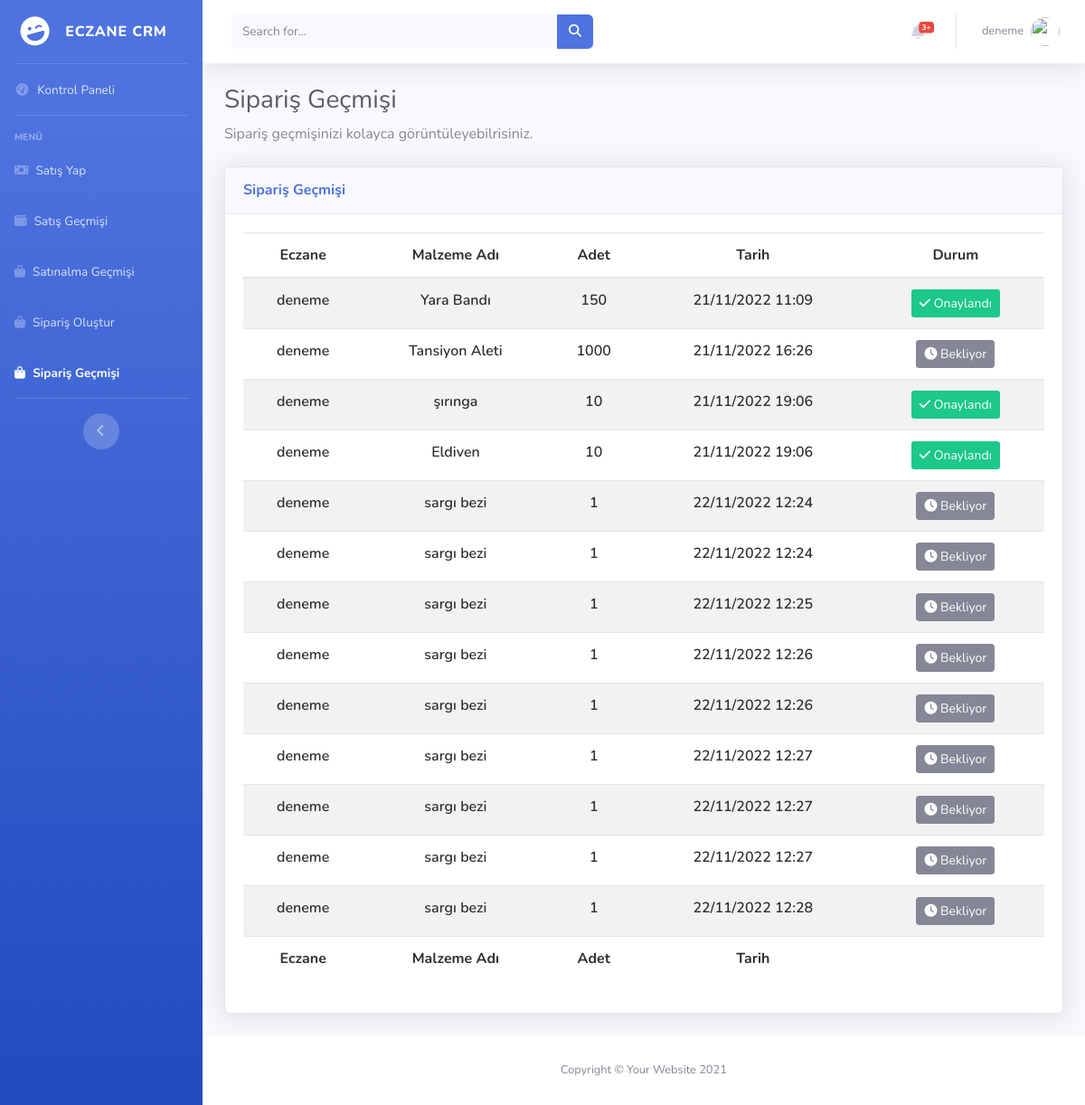
Page /order/history (signed in) on the earlier database version.
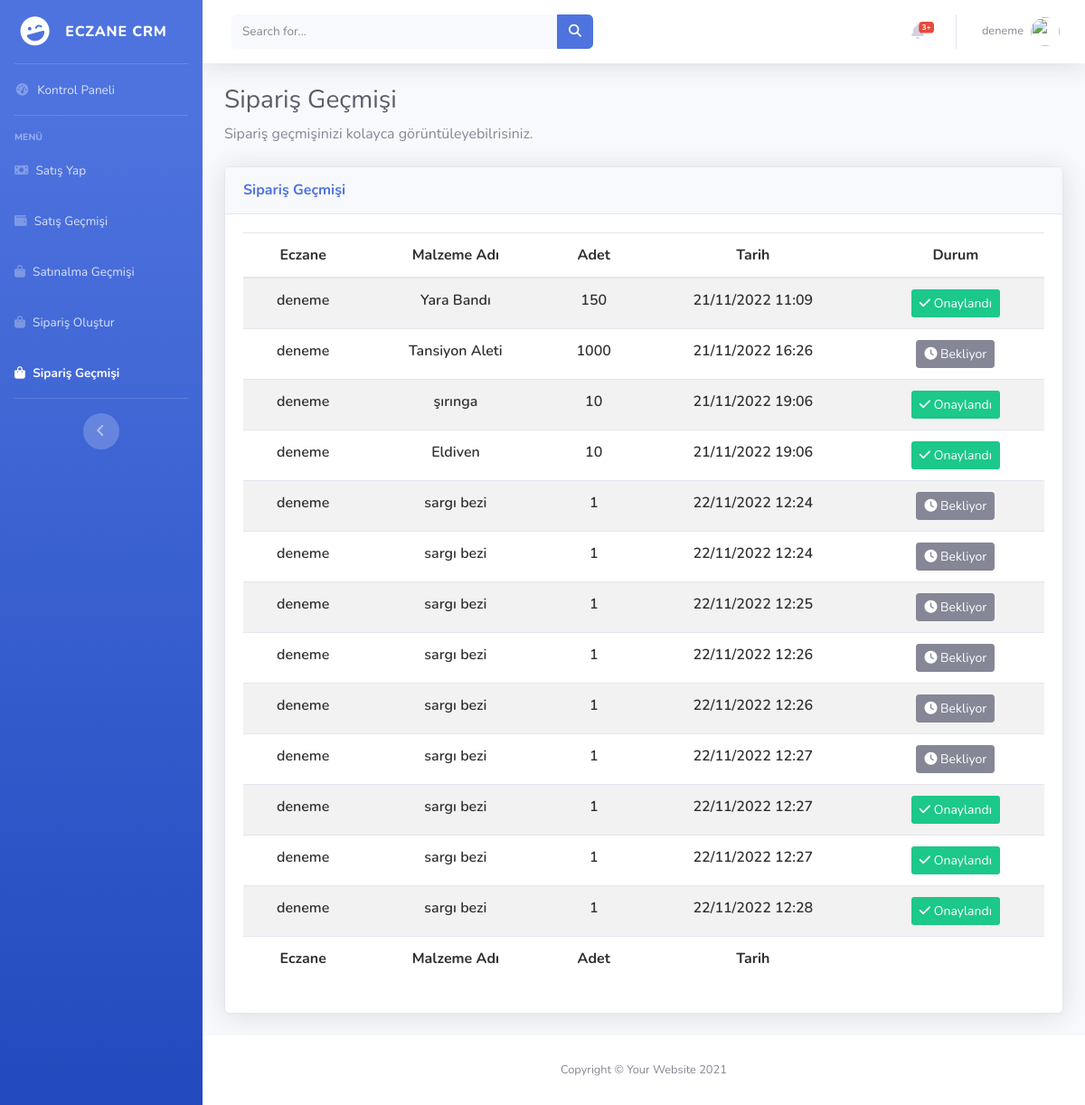
Same page on the later database version.
### items/models.py (models this page shows, shortened)
class Order(models.Model):
    user = models.ForeignKey(User, on_delete=models.CASCADE)
    item_name = models.ForeignKey(Items, on_delete=models.SET_NULL,null=True)
    quantity=models.DecimalField(max_digits=10,decimal_places=2)
    status=models.BooleanField(default=False)
    created_at = models.DateTimeField(auto_now_add=True,null=True,blank=True)
    updated_at = models.DateTimeField(auto_now=True,null=True,blank=True)

class Items(models.Model):
    item_name=models.CharField(max_length=60)
    quantity=models.DecimalField(max_digits=10,decimal_places=2)
    status=models.BooleanField(default=True)
    created_at = models.DateTimeField(auto_now_add=True,null=True,blank=True)
    updated_at = models.DateTimeField(auto_now=True,null=True,blank=True)
    def __str__(self):
        return self.item_name

### pharmacy/views.py (the view)
# urls.py: path("order/history",views.order_history,name="order_history"),
@login_required(login_url = "accounts:signin")
def order_history(request):
    items=Order.objects.filter(user=request.user)
    return render(request,"order_history.html",{"items":items})

### pharmacy/templates/order_history.html (shortened to what this page needs)
{% extends 'layout.html' %}
{% load static %}
{% block css %}
    <link href="https://cdn.datatables.net/1.12.1/css/dataTables.bootstrap5.min.css" rel="stylesheet"/>
    <link href="https://cdn.datatables.net/responsive/2.3.0/css/responsive.bootstrap5.min.css" rel="stylesheet" />
    <link href="https://cdn.datatables.net/buttons/2.2.3/css/buttons.dataTables.min.css" rel="stylesheet"/>
<link
  rel="stylesheet"
  href="https://cdnjs.cloudflare.com/ajax/libs/font-awesome/6.2.0/css/all.min.css"
/>
<link rel="stylesheet" href="{% static 'css/datatables_file.css'%}">
{% endblock  %}
{% block body %}
                <div class="container-fluid">
                    <h1 class="h3 mb-2 text-gray-800">Sipariş Geçmişi</h1>
                    <p class="mb-4">Sipariş geçmişinizi kolayca görüntüleyebilrisiniz.</p>
                    <div class="card shadow mb-4">
                        <div class="card-header py-3">
                            <h6 class="m-0 font-weight-bold text-primary"> Sipariş Geçmişi
                             </h6>
                        </div>
                        <div class="card-body">
                            <div class="table-responsive">
                                <table
                                id="example"
                                class="table table-striped nowrap"
                                style="width: 100%!important">
                                <thead>
                                    <tr>
                                      <th data-priority="1">Eczane</th>
                                      <th data-priority="2">Malzeme Adı</th>
                                      <th data-priority="3">Adet</th>
                                      <th data-priority="4">Tarih</th>
                                      <th data-priority="5">Durum</th>
                                    </tr>
                                  </thead>
                                  <tbody>
                                    {% for item in items %}
                                    <tr>
                                      <td>{{item.user}}</td>
                                      <td>{{item.item_name}}</td>
                                      <td>
                                        {{ item.quantity | stringformat:'d' }}
                                      </td>
                                      <td>
                                        {{item.created_at|date:"d/m/Y H:i"}}
                                      </td>
                                      <td>
                                        {% if item.status %}
                                        <div class="btn bg-success btn-sm text-white text-sm  p-1 px-2">
                                          <i class="fa fa-check" ></i>
                                          <span class="text-sm text-capitalize text-white ">Onaylandı</span>
                                        </div>
                                        {% else %}
                                        <div class="btn btn-secondary btn-sm text-white text-sm">
                                          <i class="fa fa-clock" ></i>
                                          <span class=" text-sm text-capitalize text-white ">Bekliyor</span>
                                        </div>
                                        {% endif %}
                                      </td>
                                    </tr>
                                    {% endfor %}
                                  </tbody>
                                  <tfoot>
                                    <tr >
                                      <th>Eczane</th>
                                      <th>Malzeme Adı</th>
                                      <th>Adet</th>
                                      <th>Tarih</th>
                                      <th></th>
                                    </tr>
                                  </tfoot>
                                </table>
                            </div>
                        </div>
                    </div>
                </div>
{% endblock  %}

Differences in the rows shown:
changed Order (number 11 of 13 on the later page): status "Bekliyor" → "Onaylandı"
changed Order (number 12 of 13 on the later page): status "Bekliyor" → "Onaylandı"
changed Order (number 13 of 13 on the later page): status "Bekliyor" → "Onaylandı"
